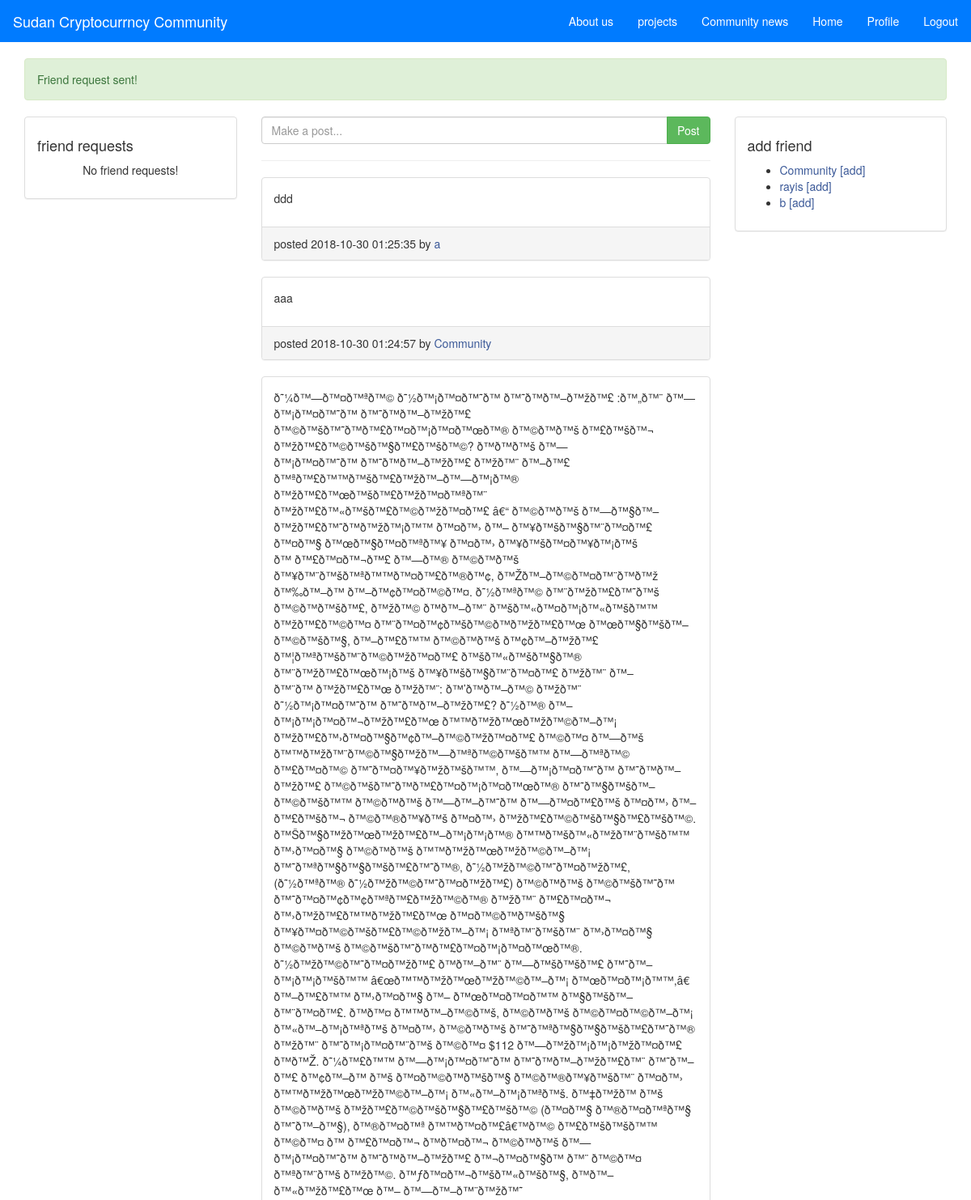
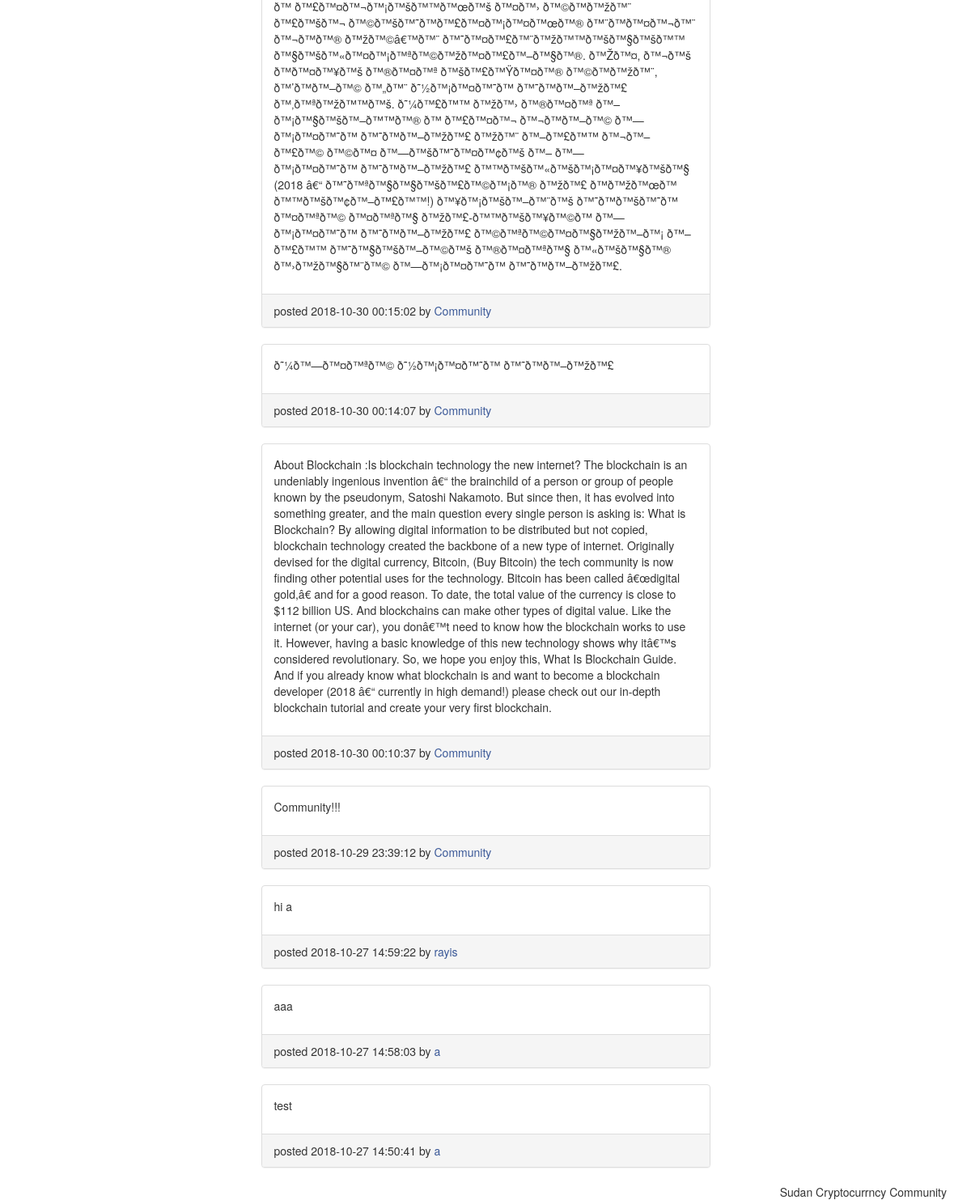
The page /home.php?request_sent=true (signed in) on the database its author committed (2 pictures, top to bottom).
### tables this page shows
CREATE TABLE IF NOT EXISTS `posts` (
`id` int(11) NOT NULL,
  `content` text NOT NULL,
  `user_id` int(11) NOT NULL,
  `created_at` datetime NOT NULL DEFAULT CURRENT_TIMESTAMP
);

CREATE TABLE IF NOT EXISTS `users` (
`id` int(11) NOT NULL,
  `username` varchar(30) NOT NULL,
  `password` varchar(255) NOT NULL,
  `status` varchar(150) NOT NULL,
  `profile_image_url` varchar(200) NOT NULL,
  `location` varchar(30) NOT NULL
);

### home.php (the view, shortened to what this page needs)
<?php require_once "functions.php"; ?>
<?php include "header.php"; ?>
<main class="container">
  <?php if(isset($_GET['request_sent'])): ?>
    <div class="alert alert-success">
      <p>Friend request sent!</p>
    </div>
  <?php endif; ?>
  <div class="row">
    <div class="col-md-3">
      <div class="panel panel-default">
        <div class="panel-body">
          <h4>friend requests</h4>
          <?php
            $sql = "SELECT * FROM friend_requests WHERE friend_id = {$_SESSION['user_id']}";
            $result = $conn->query($sql);
            if ($result->num_rows > 0) {
              ?><ul><?php
              while($f_request = $result->fetch_assoc()) {
                ?>
                <li>
                  <?php
                    $u_sql = "SELECT * FROM users WHERE id = {$f_request['user_id']} LIMIT 1";
                    $u_result = $conn->query($u_sql);
                    $fr_user = $u_result->fetch_assoc();
                  ?>
                  <a href="profile.php?username=<?php echo $fr_user['username']; ?>"><?php echo $fr_user['username']; ?></a>
                  <a class="text-success" href="php/accept-request.php?uid=<?php echo $fr_user['id']; ?>">[accept]</a>
                  <a class="text-danger" href="php/remove-request.php?uid=<?php echo $fr_user['id']; ?>">[decline]</a>
                </li>
                <?php
              } ?></ul><?php
            } else {
              ?>
                <p class="text-center">No friend requests!</p>
              <?php
            }
          ?>
        </div>
      </div>
    </div>
    <div class="col-md-6">
      <form method="post" action="php/create-post.php">
        <div class="input-group">
          <input class="form-control" type="text" name="content" placeholder="Make a post..." required>
          <span class="input-group-btn">
            <button class="btn btn-success" type="submit" name="post">Post</button>
          </span>
        </div>
      </form><hr>
      <div>
        <?php
          $sql = "SELECT * FROM posts ORDER BY created_at DESC";
          $result = $conn->query($sql);
          if ($result->num_rows > 0) {
            while($post = $result->fetch_assoc()) {
              ?>
                <div class="panel panel-default">
                  <div class="panel-body">
                    <p><?php echo $post['content']; ?></p>
                  </div>
                  <div class="panel-footer">
                    <?php
                      $sql = "SELECT username FROM users WHERE id = ? LIMIT 1";
                      $statement = $conn->prepare($sql);
                      $statement->bind_param('i', $post['user_id']);
                      $statement->execute();
                      $statement->store_result();
                      $statement->bind_result($post_author);
                    ?>
                    <span>posted <?php echo $post['created_at']; ?> by <a href="profile.php?username=<?php echo $post_author; ?>"><?php echo $post_author; ?></a></span>
                  </div>
                </div>
              <?php
            }
          } else {
            ?>
              <p class="text-center">No posts yet!</p>
            <?php
          }
        ?>
      </div>
    </div>
    <div class="col-md-3">
      <div class="panel panel-default">
        <div class="panel-body">
          <h4>add friend</h4>
          <?php
            $sql = "SELECT id, username, (SELECT COUNT(*) FROM friends WHERE friends.user_id = users.id AND friends.friend_id = {$_SESSION['user_id']}) AS is_friend FROM users WHERE id != {$_SESSION['user_id']} HAVING is_friend = 0";
            $result = $conn->query($sql);
            if ($result->num_rows > 0) {
              ?><ul><?php
              while($fc_user = $result->fetch_assoc()) {
                ?>
                <li>
                  <a href="profile.php?username=<?php echo $fc_user['username']; ?>">
                    <?php echo $fc_user['username']; ?>
                  </a>
                  <a href="php/add-friend.php?uid=<?php echo $fc_user['id']; ?>">[add]</a>
                </li>
                <?php
              }
              ?></ul><?php
            } else {
              ?>
                <p class="text-center">No users to add!</p>
              <?php
            }
          ?>
        </div>
      </div>
    </div>
  </div>
</main>
<?php include "footer.php"; ?>

### css/style.css (style rules this page uses)
a { color: #3b5998; }

### rows shown on the page
posts: content "ddd", created_at "2018-10-30 01:25:35", user.username "a"
posts: content "aaa", created_at "2018-10-30 01:24:57", user.username "Community"
posts: content "ð˜¼ð™—ð™¤ð™ªð™© ð˜½ð™¡ð™¤ð™˜ð™ ð™˜ð™ð™–ð™žð™£ :ð™„ð™¨ ð™—ð™¡ð™¤ð™˜ð™ ð™˜ð™ð™–ð™žð™£ ð™©ð™šð™˜ð™ð™£ð™¤ð™¡ð™¤ð™œð™® ð™©ð™ð™š ð™£ð™šð™¬ ð™žð™£ð™©ð™šð™§ð™£ð™šð™©? ð™ð™ð™š ð™—ð™¡ð™¤ð™˜ð™ ð™˜ð™ð™–ð™žð™£ ð™žð™¨ ð™–ð™£ ð™ªð™£ð™™ð™šð™£ð™žð™–ð™—ð™¡ð™® ð™žð™£ð™œð™šð™£ð™žð™¤ð™ªð™¨ ð™žð™£ð™«ð™šð™£ð™©ð™žð™¤ð™£ â€“ ð™©ð™ð™š ð™—ð™§ð™–ð™žð™£ð™˜ð™ð™žð™¡ð™™ ð™¤ð™› ð™– ð™¥ð™šð™§ð™¨ð™¤ð™£ ð™¤ð™§ ð™œð™§ð™¤ð™ªð™¥ ð™¤ð™› ð™¥ð™šð™¤ð™¥ð™¡ð™š ð™ ð™£ð™¤ð™¬ð™£ ð™—ð™® ð™©ð™ð™š ð™¥ð™¨ð™šð™ªð™™ð™¤ð™£ð™®ð™¢, ð™Žð™–ð™©ð™¤ð™¨ð™ð™ž ð™‰ð™–ð™…", created_at "2018-10-30 00:15:02", user.username "Community"
posts: content "ð˜¼ð™—ð™¤ð™ªð™© ð˜½ð™¡ð™¤ð™˜ð™ ð™˜ð™ð™–ð™žð™£", created_at "2018-10-30 00:14:07", user.username "Community"
posts: content "About Blockchain :Is blockchain technology the new internet? The blockchain is an undeniably ingenious invention â€“ the brainchild of a person or group of people known by the pseudonym, Satoshi Nakamoto. But since then, it has evolved into something greater, and the main question every single person is asking is: What is Blockchain? By allowing digital information to be distributed but not copied, blockchain technology created the backbone of a new type of internet. Originally devised for the digital currency, Bitcoin, (Buy Bitcoin) the tech community is now finding other potential uses for the technology. Bitcoin has been called â€œdigital gold,â€ and for a good reason. To date, the…", created_at "2018-10-30 00:10:37", user.username "Community"
posts: content "Community!!!", created_at "2018-10-29 23:39:12", user.username "Community"
posts: content "hi a", created_at "2018-10-27 14:59:22", user.username "rayis"
posts: content "aaa", created_at "2018-10-27 14:58:03", user.username "a"
posts: content "test", created_at "2018-10-27 14:50:41"
users: username "a"
users: username "Community"
users: username "rayis"
users: username "b"
